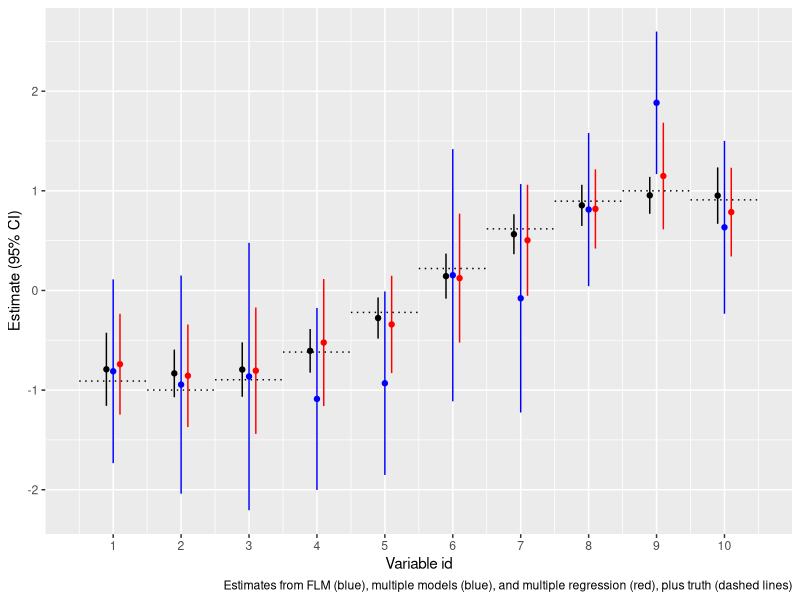

Source code (R):
# A minimal example to demonstrate FLM approach when effects covary along a 
# gradient 

# packages
library(dplyr); library(ggplot2); library(mgcv)

# simulate data
n_obs <- 30
n_vars <- 10

mat <- matrix(rnorm(n_obs*n_vars), ncol=n_vars)
betas <- sin(seq(-2, 2, len=n_vars)) # correlation in effects across vars
response <- mat %*% betas + rnorm(n_obs, 0, 1)

# Multiple regression ----
fit_lm <- lm(response ~ mat)

preds_lm <- summary(fit_lm)$coefficients %>%
    as.data.frame %>%
    slice(-1) %>%
    rename(fit = Estimate, 
           se = `Std. Error`) %>%
    mutate(id_var = seq_len(n_vars), 
           lwr = fit - 2*se, 
           upr = fit + 2*se)

# Multiple models ----
catch <- c()
for(i in seq_len(n_vars)) {
    catch[[i]] <- summary(lm(response ~ mat[,i]))$coefficients[2,]
}

pred_multiple <- bind_rows(catch) %>%
    rename(fit = Estimate, 
           se = `Std. Error`) %>%
    mutate(id_var = seq_len(n_vars), 
           lwr = fit - 2*se, 
           upr = fit + 2*se)

# GAM ---- 
# format data 
df <- data.frame(response)
lags <- matrix(rep(seq_len(n_vars), each=n_obs), ncol=n_vars)
df$lags <- lags
df$covar <- mat

fit_gam <- gam(response ~ s(lags, by=covar, k=5, bs="cs"), data=df)

preds_newdf <- tibble(lags = seq_len(n_vars), 
                covar = 1)

preds <- predict(fit_gam, newdata=preds_newdf, se = T, type="terms")# %>%
    
pred_gam <- data.frame(fit = preds$fit[,1], se = preds$se.fit[,1]) %>%
    mutate(id_var = seq_len(n_vars), 
           lwr = fit - 2*se, 
           upr = fit + 2*se)

# Plot ----
ggplot(pred_gam, aes(id_var-.1, fit, ymax=upr, ymin=lwr)) +
    # estimates from FLM (black)
    geom_point() + 
    geom_linerange() +
    # estimates from multiple models (blue)
    geom_point(data=pred_multiple, aes(id_var), col="blue") +
    geom_linerange(data=pred_multiple, aes(id_var), col="blue") +
    # estimates from single model with all covariates (red)
    geom_point(data=preds_lm, aes(x = id_var + .1), col="red") +
    geom_linerange(data=preds_lm, aes(x = id_var + .1), col="red") +
    geom_linerange(aes(xmin = id_var - .5, xmax = id_var + .5, y=betas), 
                   inherit.aes = FALSE, linetype = 3) +
    scale_x_continuous(breaks = seq_len(n_vars)) +
    labs(x = "Variable id",
         y = "Estimate (95% CI)",
         caption = paste(strwrap("Estimates from FLM (blue), multiple models (blue), 
         and multiple regression (red), plus truth (dashed lines)"), collapse=" "))
